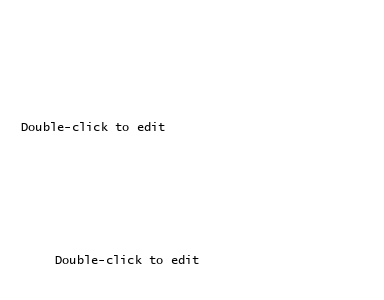
#> input picture asdf.png, 384 x 300 px
$ python -i image_processor.py   (imports and definitions only)
#> lines starting #> are read from the running program, lines starting #| are printed output that depends on the picture; after the words box and inside, x2 and y2 are one past the last pixel; in counts of white or black regions, pixels touching at a corner belong together
#> further down, picture is the input picture: PIL image 384x300 RGB; min 0, max 255, mean 253.8
import PIL.Image
import PIL.ImageDraw
import PIL.ImageFont
import PIL.ImageChops
import PIL.ImageOps
from PIL import Image
import os
# [53 lines left out: functions trimImage, create_text, get_wrapped_text, process_image_for_printing, not called in this run]

def _finalize_image_for_printing(im):
    """
    Apply final processing steps to prepare image for printing.
    Includes rotation, mode conversion, width alignment, and inversion.
    """
    im = im.rotate(180)  # print it so it looks right when spewing out of the mouth

    # if image is not 1-bit, convert it
    if im.mode != '1':
        im = im.convert('1')
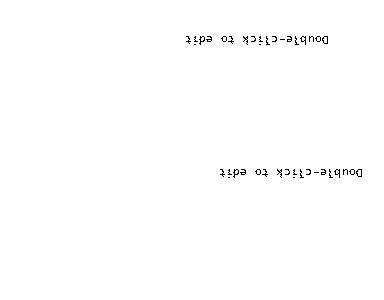
#> im: PIL image 384x300 1; 99.5% white; black in thin lines or dots, all inside (x1, y1, x2, y2) = (186, 36, 362, 178)

    # if image width is not a multiple of 8 pixels, fix that
    if im.size[0] % 8:
        im2 = Image.new('1', (im.size[0] + 8 - im.size[0] % 8,
                        im.size[1]), 'white')
        im2.paste(im, (0, 0))
        im = im2

    # Invert image, via greyscale for compatibility
    # (no, I don't know why I need to do this)
    im = PIL.ImageOps.invert(im.convert('L'))
    # ... and now convert back to single bit
    im = im.convert('1')

    # if in debug mode, save the image
    if os.getenv("DEBUG"):
        im.save("finalized_image.png")

    return im

>>> from PIL import Image
>>> picture = Image.open('asdf.png')
>>> result = _finalize_image_for_printing(picture)
